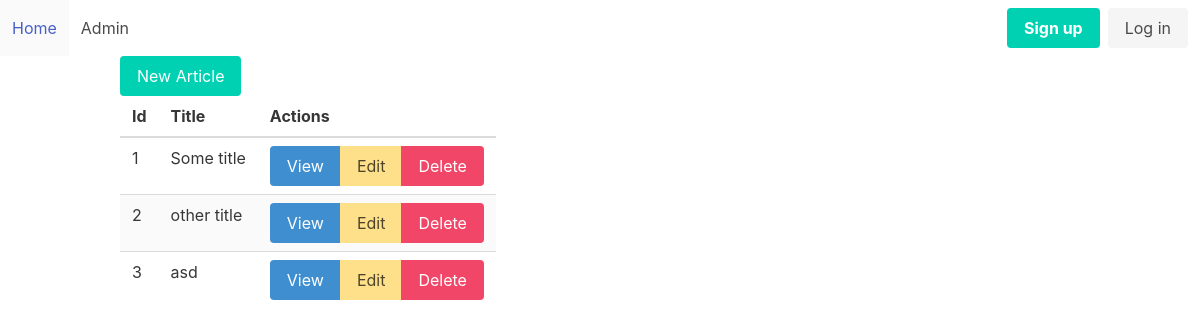
Page /admin/articles on the earlier database version.
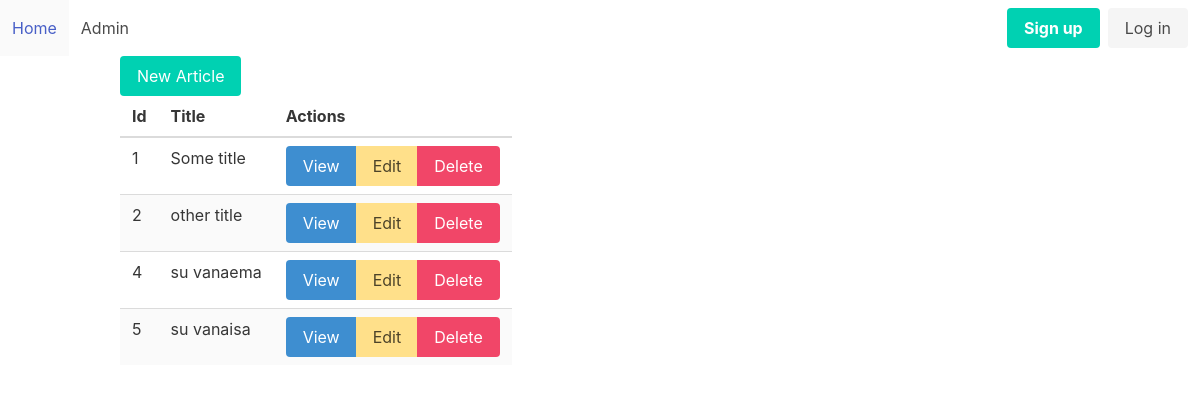
Same page on the later database version.
### tables this page shows
CREATE TABLE "articles"
(
    id    integer
        primary key autoincrement,
    title text,
    body  text
);

### src/Router.php (called while the page is built, shortened)
<?php
class Router {
    public static $routes = [];
    public $path;
    public $method;
    public function __construct($path, $method) {
        $this->path = parse_url($path, PHP_URL_PATH);
        $this->method = $method;
    }
    public function match() {
        foreach(self::$routes as $route){
            if($route['path'] === strtolower($this->path) &&
            $this->method === $route['method']){
                return $route;
            }
        }
        return false;
    }
    public static function addRoute($method, $path, $action){
        self::$routes[] = [
            'method' => $method,
            'path' => $path,
            'action' => $action
        ];
    }
}

### helpers.php (called while the page is built)
<?php
function view($viewName, $vars = []){
    extract($vars);
    include __DIR__ . "/views/$viewName.php";
}

### src/Controllers/ArticlesController.php (called while the page is built, shortened)
<?php
class ArticlesController {
    public function index(){
        $articles = Article::all();
        view('articles/index', compact('articles'));
    }
}

### src/DB.php (called while the page is built, shortened)
<?php
class DB
{
  private $conn;
  public function __construct()
  {
    try {
      $this->conn = new PDO("sqlite:db.sqlite");
      $this->conn->setAttribute(PDO::ATTR_ERRMODE, PDO::ERRMODE_EXCEPTION);
    } catch (PDOException $e) {
      echo "Connection failed: " . $e->getMessage();
    }
  }
  public function all($table, $class)
  {
    $stmt = $this->conn->prepare("SELECT * FROM $table");
    $stmt->execute();
    $stmt->setFetchMode(PDO::FETCH_CLASS, $class);
    return $stmt->fetchAll();
  }
}

### src/Models/Model.php (called while the page is built, shortened)
<?php
class Model {
    public static $table;
    public static function all(){
    	$db = new DB();
        return $db->all(static::$table, static::class);
    }
    }

### views/articles/index.php (the view)
<?php include __DIR__ . '/../partials/header.php'; ?>
<div class="container">
    <a href="/admin/articles/new" class="button is-primary">New Article</a>
    <table class="table is-striped">
        <thead>
            <th>Id</th>
            <th>Title</th>
            <th>Actions</th>
        </thead>
        <tbody>
            <?php foreach ($articles as $article) : ?>
                <tr>
                    <td><?= $article->id ?></td>
                    <td><?= $article->title ?></td>
                    <td>
                        <div class="buttons has-addons">
                            <a class="button is-info" href="/admin/articles/view?id=<?=$article->id?>">View</a>
                            <a class="button is-warning" href="/admin/articles/edit?id=<?=$article->id?>">Edit</a>
                            <a class="button is-danger" href="/admin/articles/delete?id=<?=$article->id?>">Delete</a>
                        </div>
                    </td>
                </tr>
            <?php endforeach; ?>
        </tbody>
    </table>
</div>
<?php include __DIR__ . '/../partials/footer.php'; ?>

### public/index.php (shortened to what this page needs)
<?php
spl_autoload_register(function ($className){
    $className = substr($className, 4);
});
require __DIR__ . '/../helpers.php';
$router = new Router($_SERVER['REQUEST_URI'], $_SERVER['REQUEST_METHOD']);
$match = $router->match();
if($match){
    if(is_callable($match['action'])){
    call_user_func($match['action']);
    } else if(is_array($match['action'])){
        $controller = new $class();
        $method = $match['action'][1];
        $controller->$method();
    }
} else {
    echo 404;
}

### views/partials/header.php (shortened to what this page needs)
<!DOCTYPE html>
<html lang="en">
<head>
<link rel="stylesheet" href="https://cdn.jsdelivr.net/npm/bulma@0.9.4/css/bulma.min.css">
</head>
<body>
    <?php include __DIR__ . '/nav.php'; ?>

### views/partials/nav.php (shortened to what this page needs)
<nav class="navbar" role="navigation" aria-label="main navigation">
        <div id="navbarBasicExample" class="navbar-menu">
                <div class="navbar-start">
                        <a class="navbar-item" href="/">
                                Home
                        </a>
                        <a class="navbar-item" href="/admin/articles">
                                Admin
                        </a>
                </div>
                <div class="navbar-end">
                        <div class="navbar-item">
                                <div class="buttons">
                                        <a class="button is-primary" href="/register">
                                                <strong>Sign up</strong>
                                        </a>
                                        <a class="button is-light">
                                                Log in
                                        </a>
                                </div>
                        </div>
                </div>
        </div>
</nav>

Differences in the rows shown:
removed articles: id "3", title "asd"
added articles: id "4", title "su vanaema"
added articles: id "5", title "su vanaisa"
